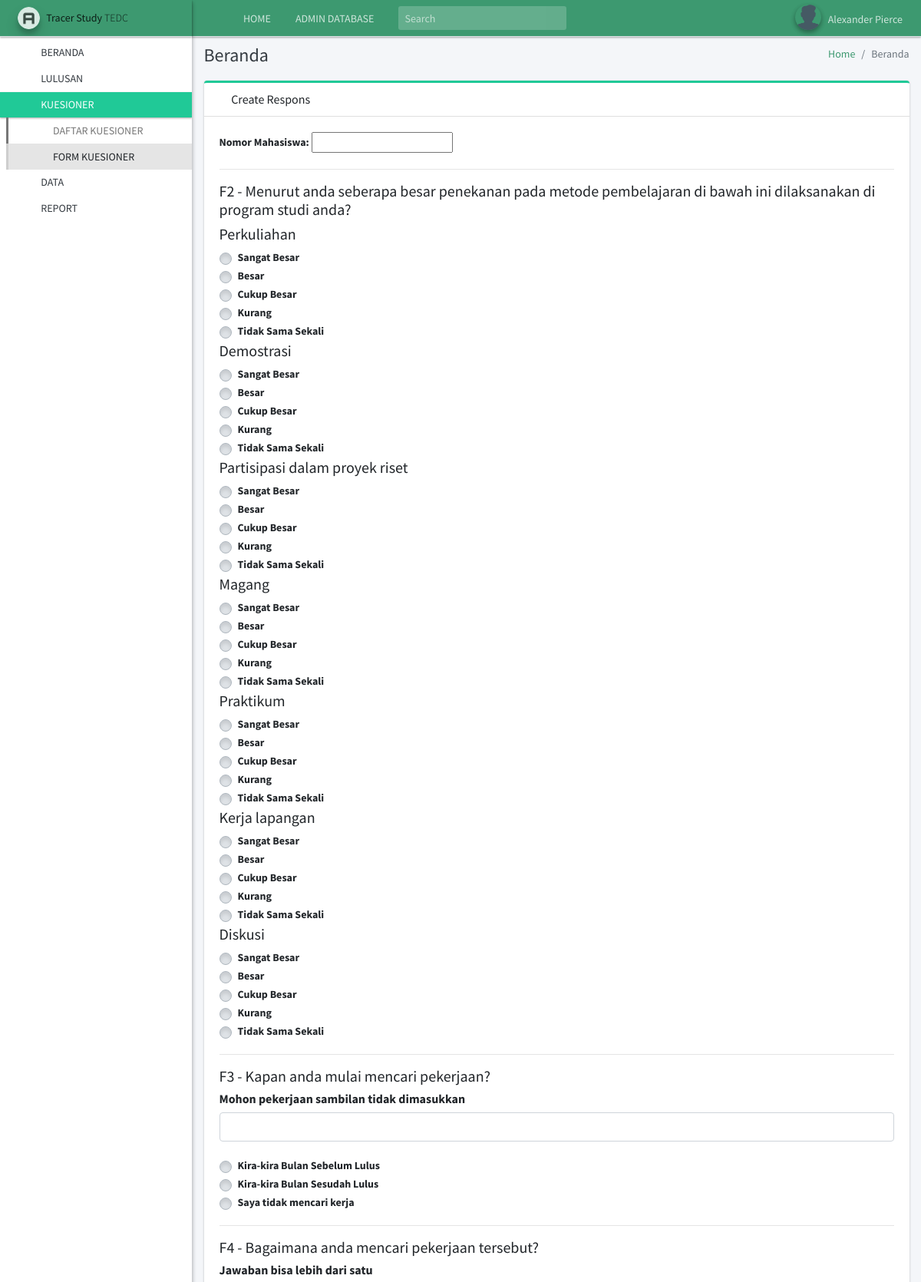
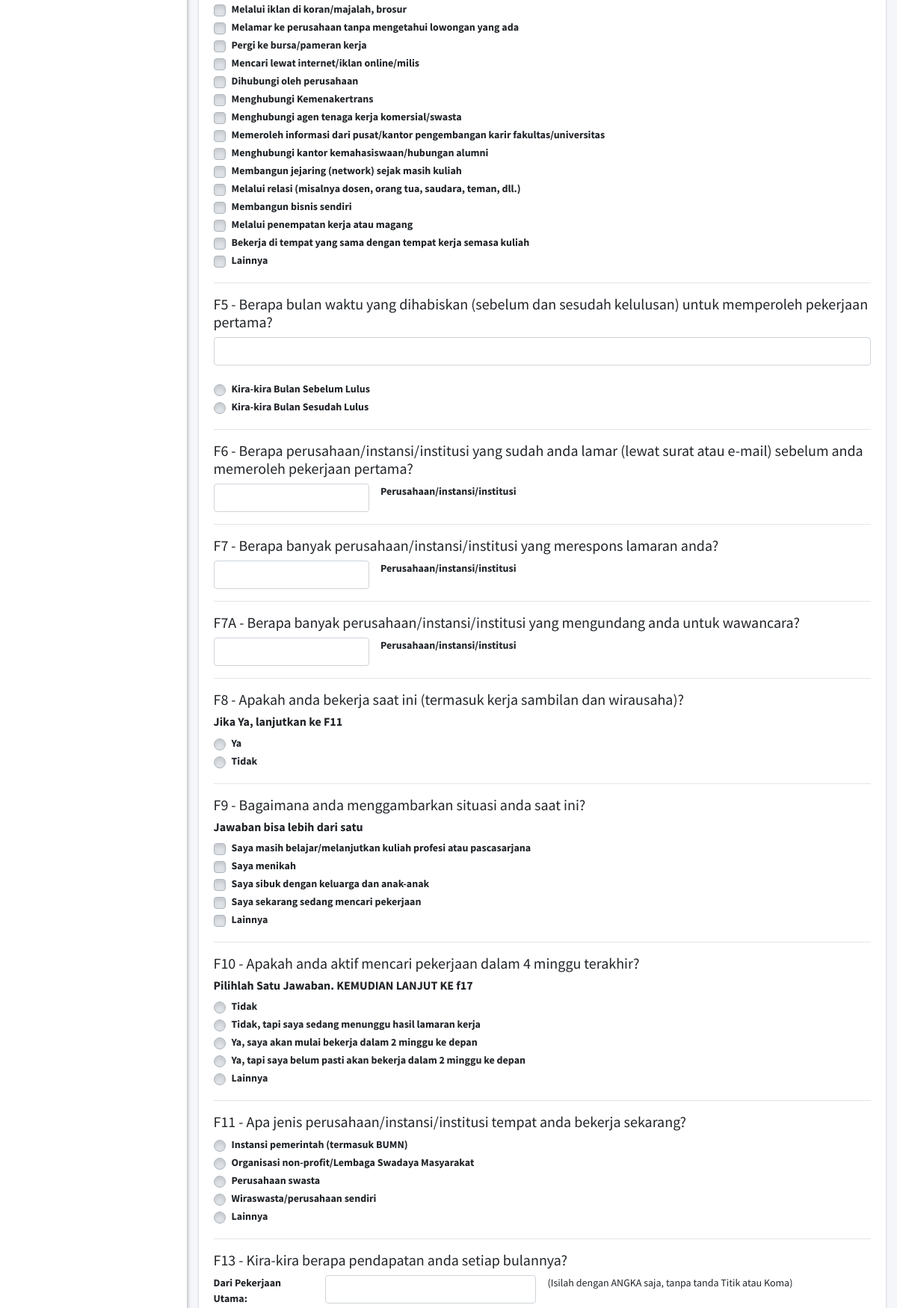
Page /respons/create/ (signed in, upper part) on the committed database (2 pictures, top to bottom).
### kuesioner/models.py (models this page shows, shortened)
class MasterKuesioner(models.Model):
    kode                = models.CharField(max_length=5)
    pertanyaan          = models.CharField(max_length=150)
    keterangan          = models.TextField(blank=True)
    created             = models.DateTimeField(auto_now_add=True)
    updated             = models.DateTimeField(auto_now=True)
    class Meta:
        ordering = ['id']

### respons/views.py (the view, shortened to what this page needs)
# urls.py: path('create/', login_required(create), name='create'),
def create(request):
    context = {}
    template_name       = 'respons/respons_form.html'
    context = {
        'title': 'Create Respons',
        'nav_item_kuesioner': 'menu-open',
        'nav_status_kuesioner': 'active',
        'nav_status_pengisian_kuesioner': 'active',
    }
    key_context_kuesioner = 'kuesioner_'
    list_kode_kuesioner = MasterKuesioner.objects.values_list('kode', flat=True)
    for kode in list_kode_kuesioner:
        context[key_context_kuesioner+kode] = MasterKuesioner.objects.filter(kode=kode)
    header_form         = ResponsHeaderForm(request.POST or None)
    fdua_form           = ResponsFDuaForm(request.POST or None)
    ftiga_form          = ResponsFTigaForm(request.POST or None)
    fempat_form         = ResponsFEmpatForm(request.POST or None)
    flima_form          = ResponsFLimaForm(request.POST or None)
    fenam_form          = ResponsFEnamForm(request.POST or None)
    ftujuh_form         = ResponsFTujuhForm(request.POST or None)
    ftujuh_a_form       = ResponsFTujuhAForm(request.POST or None)
    fdelapan_form       = ResponsFDelapanForm(request.POST or None)
    fsembilan_form      = ResponsFSembilanForm(request.POST or None)
    fsepuluh_form       = ResponsFSepuluhForm(request.POST or None)
    fsebelas_form       = ResponsFSebelasForm(request.POST or None)
    ftigabelas_form     = ResponsFTigabelasForm(request.POST or None)
    fempatbelas_form    = ResponsFEmpatbelasForm(request.POST or None)
    flimabelas_form     = ResponsFLimabelasForm(request.POST or None)
    fenambelas_form     = ResponsFEnambelasForm(request.POST or None)
    ftujuhbelas_a_form  = ResponsFTujuhbelasAForm(request.POST or None)
    ftujuhbelas_b_form  = ResponsFTujuhbelasBForm(request.POST or None)
    list_form = [
        ('header_form', header_form),
        ('fdua_form', fdua_form),
        ('ftiga_form', ftiga_form),
        ('fempat_form', fempat_form),
        ('flima_form', flima_form),
        ('fenam_form', fenam_form),
        ('ftujuh_form', ftujuh_form),
        ('ftujuh_a_form', ftujuh_a_form),
        ('fdelapan_form', fdelapan_form),
        ('fsembilan_form', fsembilan_form),
        ('fsepuluh_form', fsepuluh_form),
        ('fsebelas_form', fsebelas_form),
        ('ftigabelas_form', ftigabelas_form),
        ('fempatbelas_form', fempatbelas_form),
        ('flimabelas_form', flimabelas_form),
        ('fenambelas_form', fenambelas_form),
        ('ftujuhbelas_a_form', ftujuhbelas_a_form),
        ('ftujuhbelas_b_form', ftujuhbelas_b_form),
    ]
    for key, value in list_form:
        context[key] = value
    return render(request, template_name, context)

### respons/forms.py
class ResponsHeaderForm(forms.Form):
    respons_f1 = forms.IntegerField(
        label  = 'Nomor Mahasiswa'
        )

### respons/templates/respons/respons_form.html (shortened to what this page needs)
{% extends 'base.html' %}
{% load static %}
{% block content %}
    <div class="card card-teal card-outline text-sm">
        <div class="card-header">
            <h3 class="card-title">
            <i class="fas fas fa-edit text-teal"></i>
            {{title}}</h3>
        </div>
        <form method="POST">
        <div class="card-body">
            <div>
                {% for header in header_form %}
                    {{header.label_tag}}
                    {{header}}
                {% endfor %}
            </div><hr>
            <div class="form-group">
                {% for kuesioner in kuesioner_F2 %}
                    <h5>{{kuesioner.kode}} - {{kuesioner.pertanyaan}}</h5>
                    <h5>{{fdua_form.respons_f2_1.label}}</h5>
                    {% for radio in fdua_form.respons_f2_1%}
                        <div class="custom-control custom-radio">
                            <label class="custom-control-label" for="{{radio.id_for_label}}">{{radio.choice_label}}</label>
                        </div>
                    {% endfor %}
                    <h5>{{fdua_form.respons_f2_2.label}}</h5>
                    {% for radio in fdua_form.respons_f2_2%}
                        <div class="custom-control custom-radio">
                            <label class="custom-control-label" for="{{radio.id_for_label}}">{{radio.choice_label}}</label>
                        </div>
                    {% endfor %}
                    <h5>{{fdua_form.respons_f2_3.label}}</h5>
                    {% for radio in fdua_form.respons_f2_3%}
                        <div class="custom-control custom-radio">
                            <label class="custom-control-label" for="{{radio.id_for_label}}">{{radio.choice_label}}</label>
                        </div>
                    {% endfor %}
                    <h5>{{fdua_form.respons_f2_4.label}}</h5>
                    {% for radio in fdua_form.respons_f2_4%}
                        <div class="custom-control custom-radio">
                            <label class="custom-control-label" for="{{radio.id_for_label}}">{{radio.choice_label}}</label>
                        </div>
                    {% endfor %}
                    <h5>{{fdua_form.respons_f2_5.label}}</h5>
                    {% for radio in fdua_form.respons_f2_5%}
                        <div class="custom-control custom-radio">
                            <label class="custom-control-label" for="{{radio.id_for_label}}">{{radio.choice_label}}</label>
                        </div>
                    {% endfor %}
                    <h5>{{fdua_form.respons_f2_6.label}}</h5>
                    {% for radio in fdua_form.respons_f2_6%}
                        <div class="custom-control custom-radio">
                            <label class="custom-control-label" for="{{radio.id_for_label}}">{{radio.choice_label}}</label>
                        </div>
                    {% endfor %}
                    <h5>{{fdua_form.respons_f2_7.label}}</h5>
                    {% for radio in fdua_form.respons_f2_7%}
                        <div class="custom-control custom-radio">
                            <label class="custom-control-label" for="{{radio.id_for_label}}">{{radio.choice_label}}</label>
                        </div>
                    {% endfor %}
                {% endfor %}
            </div><hr>
            <div class="form-group">
                {% for kuesioner in kuesioner_F3 %}
                    <h5>{{kuesioner.kode}} - {{kuesioner.pertanyaan}}</h5>
                    <h6><b>{{kuesioner.keterangan}}</b></h6>
                    {{ftiga_form.respons_f3_1}}
                <br>
                    {% for radio in ftiga_form.respons_f3_2%}
                        {% if radio.id_for_label != "id_respons_f3_2_2" %}
                            <div class="custom-control custom-radio">
                                <label class="custom-control-label" for="{{radio.id_for_label}}">
                                    Kira-kira
                                    Bulan {{radio.choice_label}}
                                </label>
                            </div>
                            {% else %}
                            <div class="custom-control custom-radio">
                                <label class="custom-control-label" for="{{radio.id_for_label}}">
                                    {{radio.choice_label}}
                                </label>
                            </div>
                        {% endif %}
                    {% endfor %}
                {% endfor %}
            </div><hr>
            <div class="from-group">
                {% for kuesioner in kuesioner_F4 %}
                    <h5>{{kuesioner.kode}} - {{kuesioner.pertanyaan}}</h5>
                    <h6><b>{{kuesioner.keterangan}}</b></h6>
                    {% for field in fempat_form.respons_f4%}
                        <div class="custom-control custom-checkbox">
                            <label class="custom-control-label" for="{{field.id_for_label}}">
                                {{field.choice_label}}
                            </label>
                        </div>
                    {% endfor %}
                {% endfor %}
            </div><hr>
            <div class="form-group">
                {% for kuesioner in kuesioner_F5 %}
                    <h5>{{kuesioner.kode}} - {{kuesioner.pertanyaan}}</h5>
                    {{flima_form.respons_f5_1}}<br>
                    {% for radio in flima_form.respons_f5_2%}
                    <div class="custom-control custom-radio">
                        <label class="custom-control-label" for="{{radio.id_for_label}}">
                            Kira-kira
                            Bulan {{radio.choice_label}}
                        </label>
                    </div>
                    {% endfor %}
                {% endfor %}
            </div><hr>
            <div class="form-group">
                {% for kuesioner in kuesioner_F6 %}
                    <h5>{{kuesioner.kode}} - {{kuesioner.pertanyaan}}</h5>
                    {% for field in fenam_form%}
                    <div class="row">
                        <div class="col-sm-3">
                            {{field}}
                        </div>
                        <div class="col-sm-9">
                            <label for="{{field.id_for_label}}">{{field.label}}</label>
                        </div>
                    </div>
                    {% endfor %}
                {% endfor %}
            </div><hr>
            <div class="form-group">
                {% for kuesioner in kuesioner_F7 %}
                    <h5>{{kuesioner.kode}} - {{kuesioner.pertanyaan}}</h5>
                    {% for field in ftujuh_form%}
                    <div class="row">
                        <div class="col-sm-3">
                            {{field}}
                        </div>
                        <div class="col-sm-9">
                            <label for="{{field.id_for_label}}">{{field.label}}</label>
                        </div>
                    </div>
                    {% endfor %}
                {% endfor %}
            </div><hr>
            <div class="form-group">
                {% for kuesioner in kuesioner_F7A %}
                    <h5>{{kuesioner.kode}} - {{kuesioner.pertanyaan}}</h5>
                    {% for field in ftujuh_a_form%}
                    <div class="row">
                        <div class="col-sm-3">
                            {{field}}
                        </div>
                        <div class="col-sm-9">
                            <label for="{{field.id_for_label}}">{{field.label}}</label>
                        </div>
                    </div>
                    {% endfor %}
                {% endfor %}
            </div><hr>
            <div class="form-group">
                {% for kuesioner in kuesioner_F8 %}
                    <h5>{{kuesioner.kode}} - {{kuesioner.pertanyaan}}</h5>
                    <h6><b>{{kuesioner.keterangan}}</b></h6>
                    {% for radio in fdelapan_form.respons_f8%}
                        <div class="custom-control custom-radio">
                        <label class="custom-control-label" for="{{radio.id_for_label}}">
                            {{radio.choice_label}}
                        </label>
                    </div>
                    {% endfor %}
                {% endfor %}
            </div><hr>
        <div id="form-fsembilan-and-fsepuluh">
            <div class="form-group">
                {% for kuesioner in kuesioner_F9 %}
                    <h5>{{kuesioner.kode}} - {{kuesioner.pertanyaan}}</h5>
                    <h6><b>{{kuesioner.keterangan}}</b></h6>
                    {% for field in fsembilan_form.respons_f9%}
                        <div class="custom-control custom-checkbox">
                            <label class="custom-control-label" for="{{field.id_for_label}}">
                                {{field.choice_label}}
                            </label>
                        </div>
                    {% endfor %}
                {% endfor %}
            </div><hr>
            <div>
                {% for kuesioner in kuesioner_F10 %}
                    <h5>{{kuesioner.kode}} - {{kuesioner.pertanyaan}}</h5>
                    <h6><b>{{kuesioner.keterangan}}</b></h6>
                    {% for radio in fsepuluh_form.respons_f10%}
                        <div class="custom-control custom-radio">
                        <label class="custom-control-label" for="{{radio.id_for_label}}">
                            {{radio.choice_label}}
                        </label>
                    </div>
                    {% endfor %}
                {% endfor %}
            </div><hr>
        </div>
        <div id="form-fsebelas-to-fenambelas">
            <div>
                {% for kuesioner in kuesioner_F11 %}
                    <h5>{{kuesioner.kode}} - {{kuesioner.pertanyaan}}</h5>
                    {% for radio in fsebelas_form.respons_f11%}
                        <div class="custom-control custom-radio">
                        <label class="custom-control-label" for="{{radio.id_for_label}}">
                            {{radio.choice_label}}
                        </label>
                    </div>
                    {% endfor %}
                {% endfor %}
            </div><hr>
            <div class="form-group">
                {% for kuesioner in kuesioner_F13 %}
                    <h5>{{kuesioner.kode}} - {{kuesioner.pertanyaan}}</h5>
                    {% for field in ftigabelas_form%}
                    <div class="row">
                    <div class="col-sm-2">
                        {{field.label_tag}}
                    </div>
                    <div class="col-sm-4">
                    {{field}}
                    </div>
                    <div class="col-sm-6">
                        (Isilah dengan ANGKA saja, tanpa tanda Titik atau Koma)
                    </div>
                    </div>
                    {% endfor %}
                {% endfor %}
            </div><hr>
        </div>
            </div>
        </form>
        </div>
    </div>
{% endblock content %}

### rows in the picture
MasterKuesioner: kode "F2", pertanyaan "Menurut anda seberapa besar penekanan pada metode pembelajaran di bawah ini dilaksanakan di program studi anda?", respons_f2_1.label "Perkuliahan", choice_label "Sangat Besar" "Besar" "Cukup Besar" "Kurang" "Tidak Sama Sekali", respons_f2_2.label "Demostrasi", choice_label "Sangat Besar" "Besar" "Cukup Besar" "Kurang" "Tidak Sama Sekali", respons_f2_3.label "Partisipasi dalam proyek riset", choice_label "Sangat Besar" "Besar" "Cukup Besar" "Kurang" "Tidak Sama Sekali", respons_f2_4.label "Magang", choice_label "Sangat Besar" "Besar" "Cukup Besar" "Kurang" "Tidak Sama Sekali", respons_f2_5.label "Praktikum", choice_label "Sangat Besar" "Besar" "Cukup Besar" "Kurang" "Tidak Sama Sekali", respons_f2_6.label "Kerja lapangan", choice_label "Sangat Besar" "Besar" "Cukup Besar" "Kurang" "Tidak Sama Sekali", respons_f2_7.label "Diskusi", choice_label "Sangat Besar" "Besar" "Cukup Besar" "Kurang" "Tidak Sama Sekali"
MasterKuesioner: kode "F3", pertanyaan "Kapan anda mulai mencari pekerjaan?", keterangan "Mohon pekerjaan sambilan tidak dimasukkan", choice_label "Sebelum Lulus" "Sesudah Lulus", choice_label "Saya tidak mencari kerja"
MasterKuesioner: kode "F4", pertanyaan "Bagaimana anda mencari pekerjaan tersebut?", keterangan "Jawaban bisa lebih dari satu", choice_label "Melalui iklan di koran/majalah, brosur" "Melamar ke perusahaan tanpa mengetahui lowongan yang ada" "Pergi ke bursa/pameran kerja" "Mencari lewat internet/iklan online/milis" "Dihubungi oleh perusahaan" "Menghubungi Kemenakertrans" "Menghubungi agen tenaga kerja komersial/swasta" "Memeroleh informasi dari pusat/kantor pengembangan karir fakultas/universitas" "Menghubungi kantor kemahasiswaan/hubungan alumni" "Membangun jejaring (network) sejak masih kuliah" "Melalui relasi (misalnya dosen, orang tua, saudara, teman, dll.)" "Membangun bisnis sendiri" "Melalui penempatan kerja atau magang" "Bekerja di tempat yang sama dengan tempat kerja semasa kuliah" "Lainnya"
MasterKuesioner: kode "F5", pertanyaan "Berapa bulan waktu yang dihabiskan (sebelum dan sesudah kelulusan) untuk memperoleh pekerjaan pertama?", choice_label "Sebelum Lulus" "Sesudah Lulus"
MasterKuesioner: kode "F6", pertanyaan "Berapa perusahaan/instansi/institusi yang sudah anda lamar (lewat surat atau e-mail) sebelum anda memeroleh pekerjaan pertama?", label "Perusahaan/instansi/institusi"
MasterKuesioner: kode "F7", pertanyaan "Berapa banyak perusahaan/instansi/institusi yang merespons lamaran anda?", label "Perusahaan/instansi/institusi"
MasterKuesioner: kode "F7A", pertanyaan "Berapa banyak perusahaan/instansi/institusi yang mengundang anda untuk wawancara?", label "Perusahaan/instansi/institusi"
MasterKuesioner: kode "F8", pertanyaan "Apakah anda bekerja saat ini (termasuk kerja sambilan dan wirausaha)?", keterangan "Jika Ya, lanjutkan ke F11", choice_label "Ya" "Tidak"
MasterKuesioner: kode "F9", pertanyaan "Bagaimana anda menggambarkan situasi anda saat ini?", keterangan "Jawaban bisa lebih dari satu", choice_label "Saya masih belajar/melanjutkan kuliah profesi atau pascasarjana" "Saya menikah" "Saya sibuk dengan keluarga dan anak-anak" "Saya sekarang sedang mencari pekerjaan" "Lainnya"
MasterKuesioner: kode "F10", pertanyaan "Apakah anda aktif mencari pekerjaan dalam 4 minggu terakhir?", keterangan "Pilihlah Satu Jawaban. KEMUDIAN LANJUT KE f17", choice_label "Tidak" "Tidak, tapi saya sedang menunggu hasil lamaran kerja" "Ya, saya akan mulai bekerja dalam 2 minggu ke depan" "Ya, tapi saya belum pasti akan bekerja dalam 2 minggu ke depan" "Lainnya"
MasterKuesioner: kode "F11", pertanyaan "Apa jenis perusahaan/instansi/institusi tempat anda bekerja sekarang?", choice_label "Instansi pemerintah (termasuk BUMN)" "Organisasi non-profit/Lembaga Swadaya Masyarakat" "Perusahaan swasta" "Wiraswasta/perusahaan sendiri" "Lainnya"
MasterKuesioner: kode "F13", pertanyaan "Kira-kira berapa pendapatan anda setiap bulannya?", label_tag "Dari Pekerjaan Utama:"

### other values in the picture
{{ title }} "Create Respons"
{{ header.label_tag }} "Nomor Mahasiswa:"
